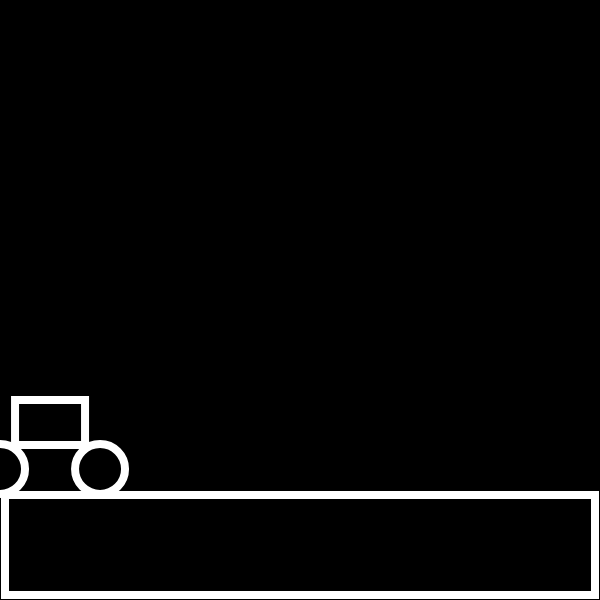
Frame 1 (no input)
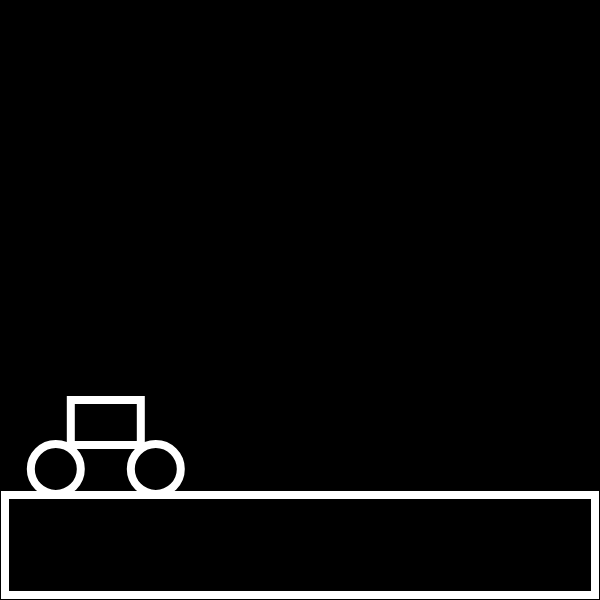
Frame 60 (no input)
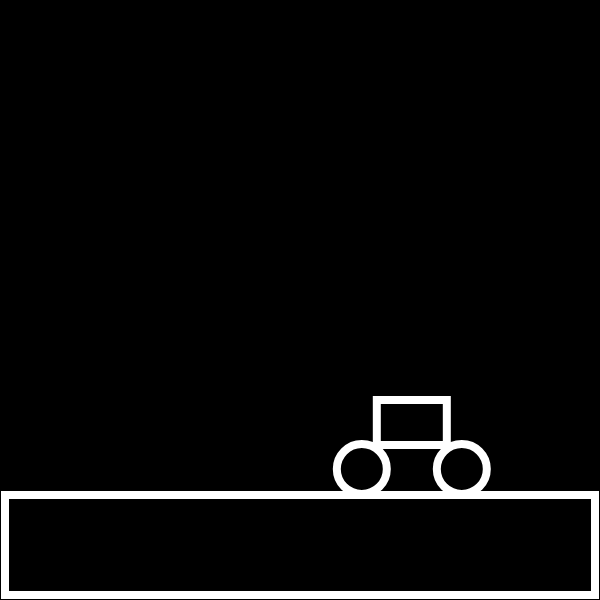
Frame 120 (the mouse pressed at the canvas centre since frame 60)

The p5.js sketch that drew these frames (run headless with seeded random() and noise() and a simulated clock; from frame 60 on, the mouse is pressed at the canvas centre):

// p5.js sketch
// ── sketch.js
let u = 0;
let u1 = 0;
let acc = 0.1;
let back_wheel_center;
let front_wheel_center;
let chassis_origin;
let dt = 1;

function setup() {
  createCanvas(600, 600);
  back_wheel_center = createVector(0, 469);
  front_wheel_center = createVector(100, 469);
  chassis_origin = createVector(15, 400);
}

function draw() {
  background(0);
  back_wheel_center.x = u * dt + (acc * dt * dt) / 2 + back_wheel_center.x; // this is for back wheel
  front_wheel_center.x = u * dt + (acc * dt * dt) / 2 + front_wheel_center.x; // this is for front wheel 
  chassis_origin.x = u * dt + (acc * dt * dt) / 2 + chassis_origin.x; // this is for top chasis 

  dt = dt + 0.1;

  stroke(255);
  strokeWeight(8);
  fill(0);
  circle(back_wheel_center.x, back_wheel_center.y, 50);
  circle(front_wheel_center.x, front_wheel_center.y, 50);
  rect(5, 495, 590, 100);
  rect(chassis_origin.x, chassis_origin.y, 70, 45);
}
